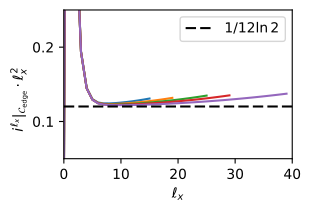

Recreate this plot in Python.
"""
==============================================================================================
Data for Fig. 10 (Section IV.B) — Edge scaling of information in a topological superconductor
==============================================================================================

This module defines the Python data structure used to generate the results shown in **Fig. 10
in Section IV.B, "Gapped bulk with a critical edge in the chiral px + ipy superconductor"**
of the accompanying paper.

Top-level structure
-------------------
data : dict[str, dict]
    Mapping from a descriptive dataset label ("trivial" or "topological")
    to a dictionary with the following keys:

Keys for each dataset label
---------------------------
size : list[int]
    System size in number of lattice sites along each direction, given as [Nx, Ny].

hamiltonian_params : dict[str, float]
    Parameters of the px+ipy tight-binding Hamiltonian:
    - delta : float
        Superconducting pairing potential.
    - t : float
        Nearest-neighbor hopping amplitude.
    - mu : float
        Chemical potential.

i_local : np.ndarray
    Local multiscale quantity evaluated on rectangular subsystems.
    The array has four axes:
    - axis 0, 1: subsystem scale indices (two-dimensional scale along x and y)
    - axis 2, 3: subsystem position indices (location on the Nx×Ny lattice)

Example usage
-------------
Information per multiscale (used in panels a,b):
    data["trivial"]["i_local"].sum(axis=(2, 3)).T

Quasi-1D information per scale (used in panels c,d):
    data["topological"]["i_local"].sum(axis=(1, 2, 3))

Bulk-vs-edge quasi-1D decomposition at distance ζ from the boundary:
    quasi1d_information_bulk_vs_edge(data["topological"]["i_local"], ζ=13)

"""

## Imports

import numpy as np
import matplotlib.pyplot as plt

## Input data

data = np.load("fig10.npy", allow_pickle=True).item(0)
sizes = data["sizes"]  # vertical system sizes

## Helpers

def average_information_per_scale_along_edge():
    """Returns the average quasi-1D local information along the edge in the y direction (left edge).
    Done along the middle portion of the edge of length `size // 2`, at a distance `dist` from the edge.
    """
    scale = np.arange(np.max(sizes))
    i_scales = np.zeros([np.max(sizes), len(sizes)])
    for i, size in enumerate(sizes):
        dist = size // 4
        for ly in range(size - 2 * dist):
            for lx in range(3):
                i_scales[ly, i] += np.mean(
                    data["system_%d" % size]["i_local"][lx, ly, :3 - lx, dist:size - ly - dist].sum(axis=0))
    return scale, i_scales

## Figure

scale, i_scales = average_information_per_scale_along_edge()

fig = plt.figure(figsize=(3, 2), constrained_layout=True)
ax = fig.add_subplot(111)
for i, size in enumerate(sizes):
    dist = size // 4
    plt.plot(scale[:size-2*dist], (i_scales[:, i] * scale**2)[:size-2*dist], lw=1.5)
plt.axhline(1 / (12 * np.log(2)), c='k', label=r'$1/12\ln 2$', dashes=(5, 2), lw=1.5)
plt.ylabel(r'$i^{\ell_x}|_{\mathcal{C}_\mathrm{edge}}\cdot\ell_x^{2}$')
ax.yaxis.set_label_coords(-0.15,.4)
plt.xlabel(r'$\ell_x$')
plt.ylim([0.05, 0.25])
plt.xlim([0, 40])
plt.yticks([.1, .2,])
plt.legend()
plt.savefig('fig10.pdf', bbox_inches='tight')
plt.show()
